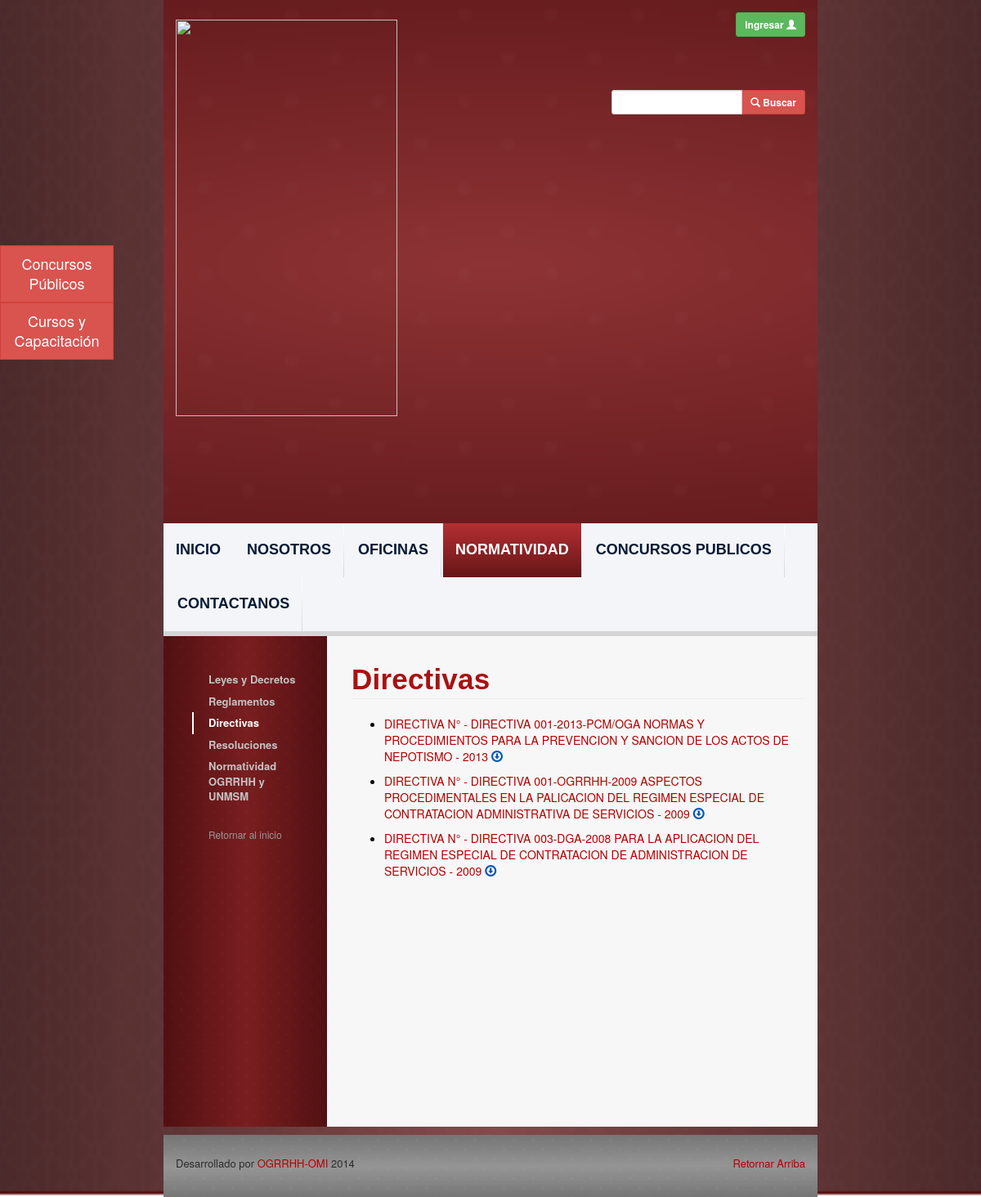
The app's page /legislation-directives.php, older data.
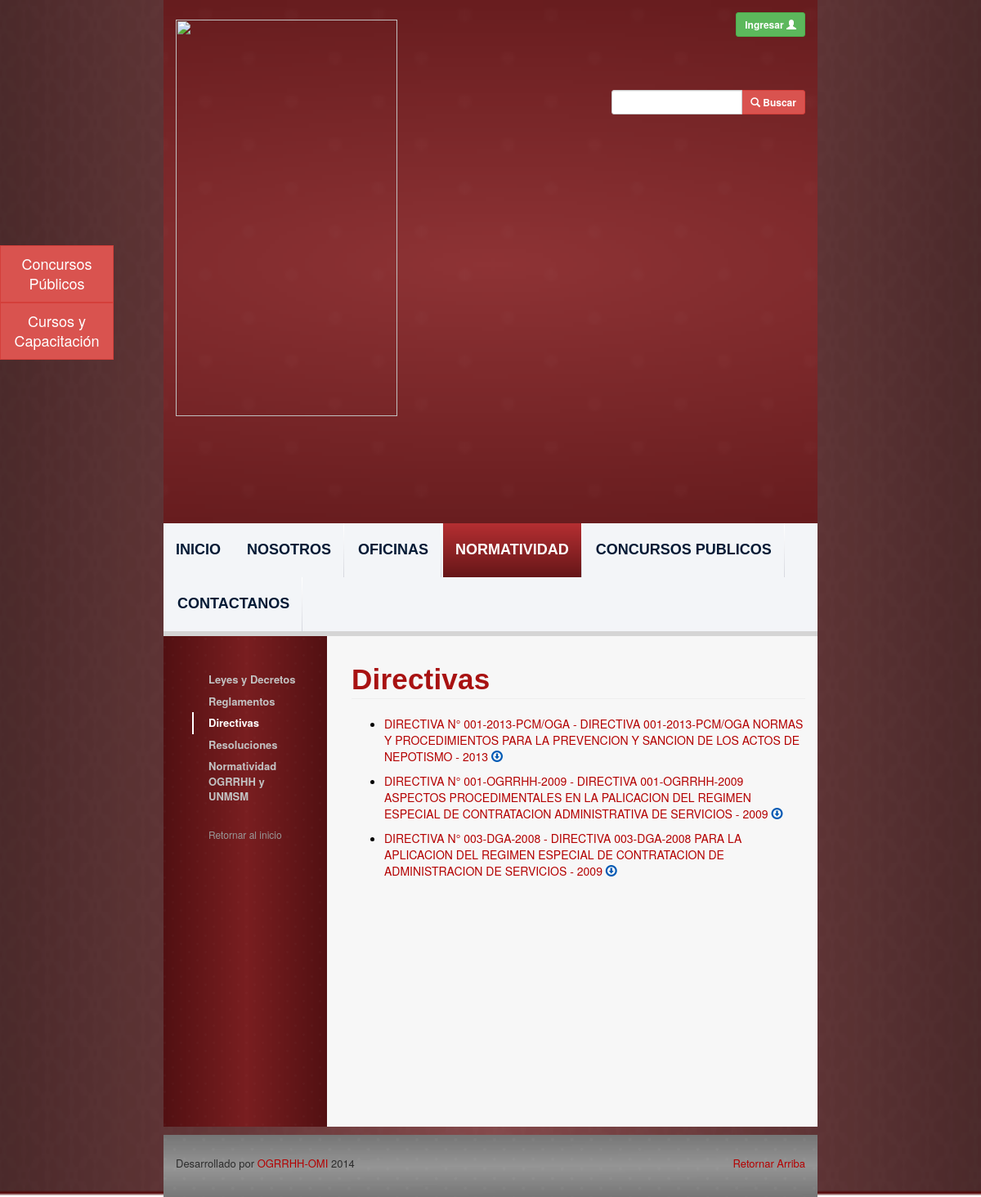
The same page, newer data.
### tables this page shows
CREATE TABLE `legislations` (
  `id` int(11) NOT NULL AUTO_INCREMENT,
  `name` varchar(500) NOT NULL,
  `number` varchar(45) NOT NULL,
  `description` varchar(500) DEFAULT NULL,
  `publication_date` date NOT NULL,
  `file_path` varchar(500) NOT NULL,
  `user_id` int(11) NOT NULL,
  `legislation_type_id` int(11) NOT NULL,
  `office_id` int(11) NOT NULL,
  `update_date` date NOT NULL,
  PRIMARY KEY (`id`)
);

CREATE TABLE `legislation_types` (
  `id` int(11) NOT NULL AUTO_INCREMENT,
  `name` varchar(100) NOT NULL,
  PRIMARY KEY (`id`)
);

### php_files/ConnectionManager.php (called while the page is built, shortened)
<?php
class ConnectionManager{
	public $hostName = "localhost";
	public $userName = "root";
	public $password = "root";
	public $database = "ogrrhhwebsitedb";
	public $connection;
	public function createConnection(){
		$this->connection =  mysql_connect ( $this->hostName, $this->userName, $this->password );
	}
	public function selectDatabase(){
		return mysql_select_db ($this->database, $this->connection );
	}
	public function doQuery($query){
		$result = mysql_query ( $query, $this->connection );
		return $result;
	}
	public function closeConnection(){
		return mysql_close ($this->connection);
	}
}
?>

### php_files/LegislationDAO.php (called while the page is built, shortened)
<?php
include 'ConnectionManager.php';
class LegislationDAO {
	public function selectByLegislationType($legislationTypeId) {
		$query = 	"SELECT l.*, YEAR(l.publication_date) AS publication_year, lt.name as legislation_type_name
					FROM legislations l
					INNER JOIN legislation_types lt on l.legislation_type_id = lt.id
					WHERE legislation_type_id = " . $legislationTypeId . " ORDER BY l.publication_date DESC;";
		$connectionManager = new ConnectionManager ();
		$result = $connectionManager->doQuery ( $query );
		return $result;
	}
}
?>

### legislation-directives.php (the view, shortened to what this page needs)
<?php
include 'php_files/LegislationDAO.php';
$legislationTypeId = 4;
$legislationDAO = new LegislationDAO ();
$queryResult = $legislationDAO->selectByLegislationType ( $legislationTypeId );
?>
<html lang="es_PE">
<?php include('webframes/resources.php');?>
<body class="body-style">
	<div class="container-fluid">
		<div class="row background-image-style">
			<div class="col-md-8">
			<?php include('webframes/header.php');?>
			<div id="content-div" class="row">
				<?php include('webframes/left-navbar.php');?>
					<div class="col-md-9 text-content-style">
						<h1 id="universitary-legislation"
							class="font-style-medium-title-dark page-header ">Directivas</h1>
						<ul>
							<?php
							while ( $row = mysql_fetch_assoc ( $queryResult ) ) {
								print ("<li class='download-link'><a class='upper-case-link' href='view-legislation.php?id=".$row ['id']."'>"
								. $row ['legislation_type_name'] . " N° " . $row ['number'] . " - ". $row ['name'] . " - " . $row ['publication_year'] . "</a>
								<div class='download-link-message' data-toggle='tooltip' title='' data-original-title='Descargar'>
								<a class='blue-link-style ' href='" . Constants::ogrrhhFTPUrl . $row ['file_path'] . "' target='_blank'>
								<span class='glyphicon glyphicon-download'></span></a></div></li>") ;
							}
							?>
						</ul>
					</div>
				</div>
			<?php include('webframes/footer.php');?>
		</div>
		</div>
	</div>
</body>
</html>

Row changes from the older to the newer data that the page shows:
changed legislations: number (not shown) → "001-2013-PCM/OGA"
changed legislations: number (not shown) → "001-OGRRHH-2009"
changed legislations: number (not shown) → "003-DGA-2008"
